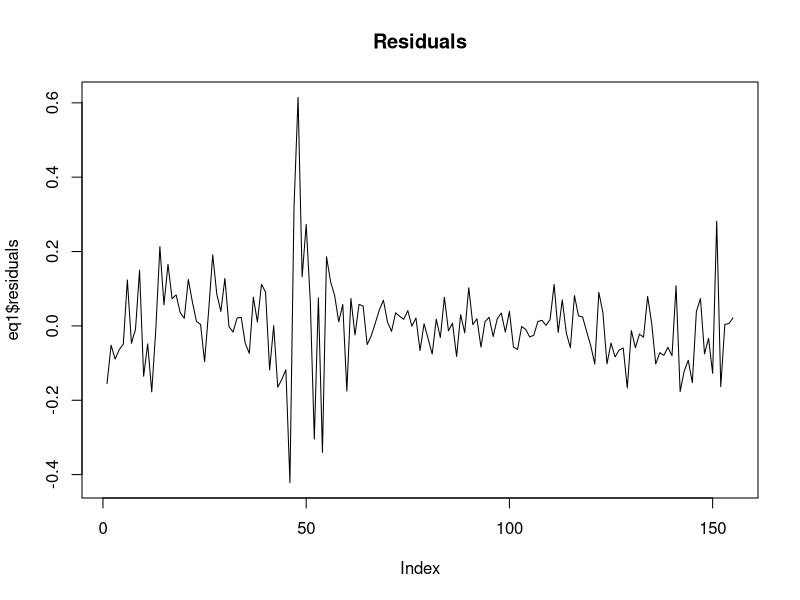
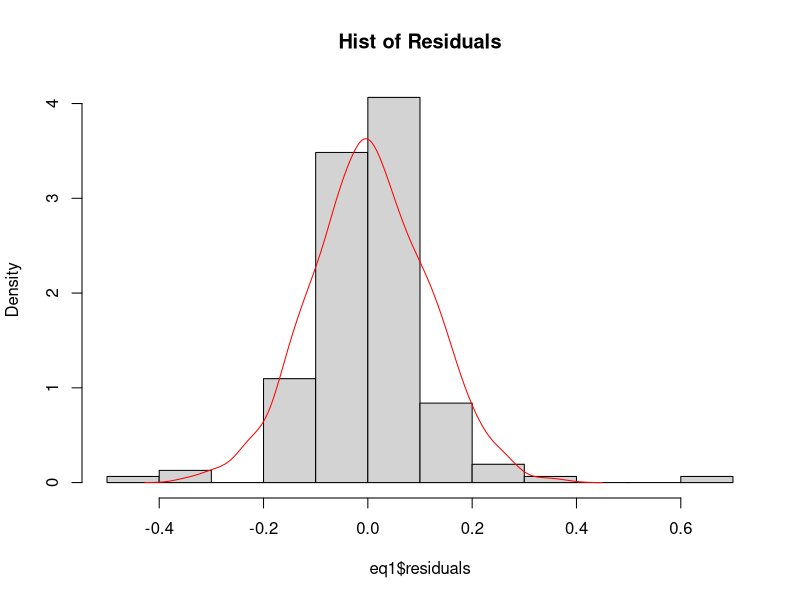

Write the R code that produced these figures, in order.
## ---- chunk 1
da <- read.csv("../../Data/bac.csv")
head(da)
BACr <- diff(log(da$BAC))
SPYr <- diff(log(da$SPY))
eq1 <- lm(BACr ~ SPYr)
summary(eq1)
## ---- chunk 2
names(eq1)
plot(eq1$residuals, type = 'l', main = "Residuals")
## ---- chunk 3
x <- mean(eq1$residuals)
y <- sd(eq1$residuals)
norm.sim <- rnorm(1000, x, y)
hist(eq1$residuals, prob = TRUE, main = "Hist of Residuals")
lines(density(norm.sim), col = 'red')

